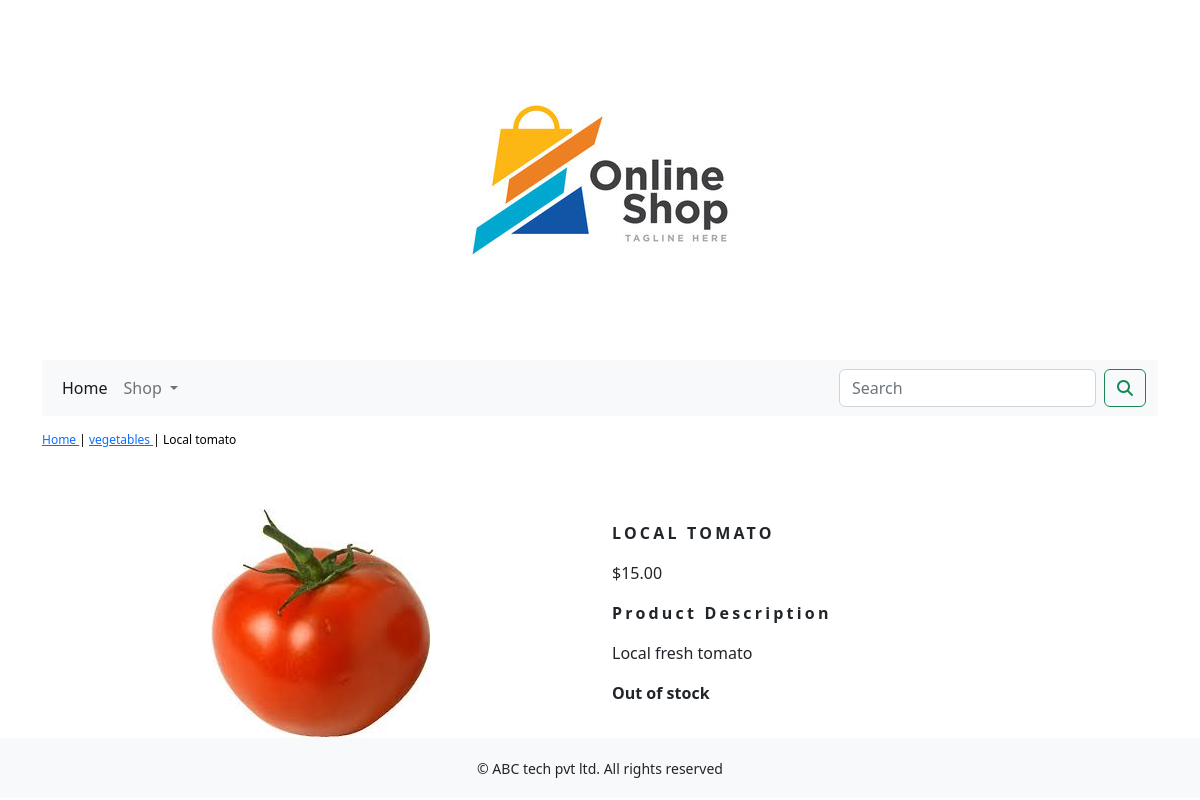
/shop/vegetables/local-tomato/, run on the app's committed database.
### shopapp/models.py (models this page shows, shortened)
class Product(models.Model):
    name = models.CharField(max_length=250, unique=True)
    slug = models.SlugField(max_length=250, unique=True)
    description = models.TextField(blank=True)
    price = models.DecimalField(max_digits=10, decimal_places=2)
    category = models.ForeignKey(Category, on_delete=models.CASCADE)
    image = models.ImageField(upload_to='product', blank=True)
    stock = models.IntegerField()
    available = models.BooleanField(default=True)
    created = models.DateTimeField(auto_now_add=True)
    updated = models.DateTimeField(auto_now=True)
    class Meta:
        ordering = ('name',)
        verbose_name = 'product'
        verbose_name_plural = 'products'

class Category(models.Model):
    name = models.CharField(max_length=250, unique=True)
    slug = models.SlugField(max_length=250, unique=True)
    description = models.TextField(blank=True)
    image = models.ImageField(upload_to='category', blank=True)
    class Meta:
        ordering = ('name',)
        verbose_name = 'category'
        verbose_name_plural = 'categories'
    def get_url(self):
        return reverse('shop:product_by_category',args=[self.slug])
    def __str__(self):
        return '{}'.format(self.name)

### shopapp/views.py (the view)
# urls.py: path('<slug:c_slug>/<slug:product_slug>/',views.proDetail, name='prodCatdetail')
def proDetail(request, c_slug, product_slug):
    try:
        product = Product.objects.get(category__slug=c_slug, slug=product_slug)
    except Exception as e:
        raise e
    return render(request,'product.html',{'product':product})

### cart/context_processors.py (called while the page is built)
def counter(request):
    item_count = 0
    if 'admin' in request.path:
        return {}
    else:
        try:
            cart = Cart.objects.filter(cart_id=_cart_id(request))
            car_items = CartItem.objects.all().filter(cart=cart[:1])
            for cat_item in car_items:
                item_count += cat_item.quantity
        except Cart.DoesNotExist:
            item_count = 0
    return  dict(item_count=item_count)

### cart/views.py (called while the page is built)
def _cart_id(request):
    cart = request.session.session_key
    if not cart:
        cart = request.session.create()
    return cart

### shopapp/context_processors.py (called while the page is built)
def menu_links(request):
    links = Category.objects.all()
    return dict(links=links)

### template/product.html (shortened to what this page needs)
{% extends 'base.html' %}
{% load static %}
{% block content %}
<div class="row my_prod_row_class">
  <div class="mx_auto">
    <p> <a href="{% url 'shop:allProdCat' %}">Home </a> | <a href = "{{product.category.get_url}}">{{product.category}} </a> | {{product.name}}</p>
  </div>
</div>
<div class="container">
<br>
<div class="row">
    <div class="col-12 col-sm-12 col-md-12 col-lg-6 text-center">
        <div style="min-width:18rem;">
            <img src="{{product.image.url}}" alt="{{product.name}}">
        </div>
    </div>
        <div class="col-12 col-sm-12 col-md-12 col-lg-6">
            <div>
            <h4 class="my_prod_title"><b>{{product.name}}</b></h4>
            <p>${{product.price}}</p>
            <p class="my_title"><b>Product Description</b></p>
            <p class="text-justify my_prod_text">{{product.description}}</p>
            {% if product.stock <= 0 %}
                <p class="text-justify my_prod_text"><b>Out of stock</b></p>
            {% else %}
                <a class="btn btn-secondary" href="{% url 'cart:add_cart' product.id %}">Add to cart</a>
            {% endif %}
        </div>
        </div>
</div>
</div>
</div>
    {% endblock %}

### static/css/custom.css (style rules this page uses)
.my_title { font-size : 16px; text_transform : uppercase; letter-spacing: .2em; }
.my_prod_row_class { padding-top : 15px; padding-bottom : 20px; }
.my_prod_row_class .mx_auto { color : #000; font-size : 12px; text-decoration : none; }
.my_prod_title { font-size : 16px; text-transform : uppercase ; letter-spacing: .2em; padding-top: 15px; padding-bottom :10px; }
.my_prod_text { padding-right :20px; }

### data on the page
Product: category "vegetables", name "Local tomato", image (picture), name "LOCAL TOMATO", price "15.00", description "Local fresh tomato"
